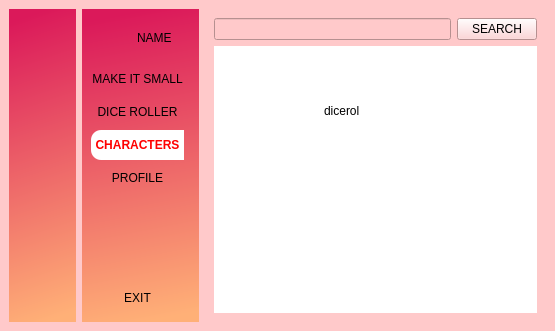
<?xml version="1.0" encoding="UTF-8"?>
<ui version="4.0">
 <class>MainWindow</class>
 <widget class="QMainWindow" name="MainWindow">
  <property name="geometry">
   <rect>
    <x>0</x>
    <y>0</y>
    <width>555</width>
    <height>324</height>
   </rect>
  </property>
  <property name="windowTitle">
   <string>MainWindow</string>
  </property>
  <property name="styleSheet">
   <string notr="true">background-color: rgb(255, 201, 202);
align:left</string>
  </property>
  <widget class="QWidget" name="centralwidget">
   <layout class="QGridLayout" name="gridLayout_4">
    <item row="0" column="0">
     <widget class="QWidget" name="icononlywidget" native="true">
      <property name="sizePolicy">
       <sizepolicy hsizetype="Minimum" vsizetype="Minimum">
        <horstretch>0</horstretch>
        <verstretch>0</verstretch>
       </sizepolicy>
      </property>
      <property name="minimumSize">
       <size>
        <width>67</width>
        <height>313</height>
       </size>
      </property>
      <property name="maximumSize">
       <size>
        <width>67</width>
        <height>313</height>
       </size>
      </property>
      <property name="styleSheet">
       <string notr="true">QWidget{background-color: qlineargradient(spread:pad, x1:0.452514, y1:0.011, x2:0.52514, y2:1, stop:0 rgba(219, 25, 90, 255), stop:1 rgba(255, 176, 119, 255));

}
QPushButton{
height:30px;
border:none;
background-color: transparent

}
QPushButton:checked{
background-color: white;
font-weight:bold;
color:red;
border-top-left-radius:10px;
border-bottom-left-radius:10px;
}</string>
      </property>
      <layout class="QGridLayout" name="gridLayout_2">
       <item row="0" column="0">
        <layout class="QVBoxLayout" name="verticalLayout">
         <item>
          <widget class="QLabel" name="label_7">
           <property name="minimumSize">
            <size>
             <width>40</width>
             <height>40</height>
            </size>
           </property>
           <property name="maximumSize">
            <size>
             <width>40</width>
             <height>40</height>
            </size>
           </property>
           <property name="styleSheet">
            <string notr="true">background-color:transparent
</string>
           </property>
           <property name="text">
            <string/>
           </property>
           <property name="pixmap">
            <pixmap resource="resources.qrc">:/newPrefix/imageswithbackground/admin-removebg-preview.png</pixmap>
           </property>
           <property name="scaledContents">
            <bool>true</bool>
           </property>
           <property name="alignment">
            <set>Qt::AlignCenter</set>
           </property>
           <property name="wordWrap">
            <bool>false</bool>
           </property>
           <property name="margin">
            <number>0</number>
           </property>
           <property name="indent">
            <number>0</number>
           </property>
          </widget>
         </item>
         <item>
          <widget class="QPushButton" name="WidgetPB1">
           <property name="text">
            <string/>
           </property>
           <property name="icon">
            <iconset resource="resources.qrc">
             <normaloff>:/newPrefix/imageswithbackground/widget.png</normaloff>:/newPrefix/imageswithbackground/widget.png</iconset>
           </property>
           <property name="iconSize">
            <size>
             <width>18</width>
             <height>18</height>
            </size>
           </property>
           <property name="checkable">
            <bool>true</bool>
           </property>
           <property name="autoExclusive">
            <bool>true</bool>
           </property>
          </widget>
         </item>
         <item>
          <widget class="QPushButton" name="DiceRollerPB1">
           <property name="text">
            <string/>
           </property>
           <property name="icon">
            <iconset resource="resources.qrc">
             <normaloff>:/newPrefix/imageswithbackground/diceroll.png</normaloff>:/newPrefix/imageswithbackground/diceroll.png</iconset>
           </property>
           <property name="iconSize">
            <size>
             <width>18</width>
             <height>18</height>
            </size>
           </property>
           <property name="checkable">
            <bool>true</bool>
           </property>
           <property name="autoExclusive">
            <bool>true</bool>
           </property>
          </widget>
         </item>
         <item>
          <widget class="QPushButton" name="CharacterPB1">
           <property name="styleSheet">
            <string notr="true"/>
           </property>
           <property name="text">
            <string/>
           </property>
           <property name="icon">
            <iconset resource="resources.qrc">
             <normaloff>:/newPrefix/imageswithbackground/character.png</normaloff>:/newPrefix/imageswithbackground/character.png</iconset>
           </property>
           <property name="iconSize">
            <size>
             <width>18</width>
             <height>18</height>
            </size>
           </property>
           <property name="checkable">
            <bool>true</bool>
           </property>
           <property name="autoExclusive">
            <bool>true</bool>
           </property>
          </widget>
         </item>
         <item>
          <widget class="QPushButton" name="ProfilePB1">
           <property name="text">
            <string/>
           </property>
           <property name="icon">
            <iconset resource="resources.qrc">
             <normaloff>:/newPrefix/imageswithbackground/dashboard.png</normaloff>:/newPrefix/imageswithbackground/dashboard.png</iconset>
           </property>
           <property name="iconSize">
            <size>
             <width>18</width>
             <height>18</height>
            </size>
           </property>
           <property name="checkable">
            <bool>true</bool>
           </property>
           <property name="autoExclusive">
            <bool>true</bool>
           </property>
          </widget>
         </item>
         <item>
          <spacer name="verticalSpacer_2">
           <property name="orientation">
            <enum>Qt::Vertical</enum>
           </property>
           <property name="sizeHint" stdset="0">
            <size>
             <width>20</width>
             <height>771</height>
            </size>
           </property>
          </spacer>
         </item>
         <item>
          <widget class="QPushButton" name="ExitPB1">
           <property name="text">
            <string/>
           </property>
           <property name="icon">
            <iconset resource="resources.qrc">
             <normaloff>:/newPrefix/imageswithbackground/exit button.png</normaloff>:/newPrefix/imageswithbackground/exit button.png</iconset>
           </property>
           <property name="iconSize">
            <size>
             <width>18</width>
             <height>18</height>
            </size>
           </property>
           <property name="checkable">
            <bool>true</bool>
           </property>
           <property name="autoExclusive">
            <bool>true</bool>
           </property>
          </widget>
         </item>
        </layout>
       </item>
      </layout>
     </widget>
    </item>
    <item row="0" column="1">
     <widget class="QWidget" name="iconnamewidget" native="true">
      <property name="sizePolicy">
       <sizepolicy hsizetype="Minimum" vsizetype="Minimum">
        <horstretch>0</horstretch>
        <verstretch>0</verstretch>
       </sizepolicy>
      </property>
      <property name="minimumSize">
       <size>
        <width>117</width>
        <height>313</height>
       </size>
      </property>
      <property name="maximumSize">
       <size>
        <width>169</width>
        <height>400</height>
       </size>
      </property>
      <property name="styleSheet">
       <string notr="true">QWidget{
background-color: qlineargradient(spread:pad, x1:0.452514, y1:0.011, x2:0.52514, y2:1, stop:0 rgba(219, 25, 90, 255), stop:1 rgba(255, 176, 119, 255));
	border-color: qlineargradient(spread:pad, x1:0, y1:1, x2:0, y2:0, stop:0 rgba(0, 0, 0, 255), stop:0.05 rgba(14, 8, 73, 255), stop:0.36 rgba(28, 17, 145, 255), stop:0.6 rgba(126, 14, 81, 255), stop:0.75 rgba(234, 11, 11, 255), stop:0.79 rgba(244, 70, 5, 255), stop:0.86 rgba(255, 136, 0, 255), stop:0.935 rgba(239, 236, 55, 255));

}
QPushButton{
height:30px;
border:none;
background-color:transparent

}
QPushButton:checked{
background-color: white;
font-weight:bold;
color:red;
border-top-left-radius:10px;
border-bottom-left-radius:10px;
}</string>
      </property>
      <layout class="QGridLayout" name="gridLayout">
       <item row="0" column="0">
        <layout class="QHBoxLayout" name="horizontalLayout_2">
         <item>
          <widget class="QLabel" name="label_8">
           <property name="minimumSize">
            <size>
             <width>40</width>
             <height>40</height>
            </size>
           </property>
           <property name="maximumSize">
            <size>
             <width>40</width>
             <height>40</height>
            </size>
           </property>
           <property name="styleSheet">
            <string notr="true">background-color: transparent;</string>
           </property>
           <property name="text">
            <string/>
           </property>
           <property name="pixmap">
            <pixmap resource="resources.qrc">:/newPrefix/imageswithbackground/admin-removebg-preview.png</pixmap>
           </property>
           <property name="scaledContents">
            <bool>true</bool>
           </property>
           <property name="alignment">
            <set>Qt::AlignCenter</set>
           </property>
           <property name="wordWrap">
            <bool>false</bool>
           </property>
           <property name="margin">
            <number>0</number>
           </property>
           <property name="indent">
            <number>0</number>
           </property>
          </widget>
         </item>
         <item>
          <widget class="QLabel" name="label">
           <property name="styleSheet">
            <string notr="true">font: 8pt &quot;MS Sans Serif&quot;;
fontstyle:bold;
background-color: transparent;</string>
           </property>
           <property name="text">
            <string>NAME</string>
           </property>
          </widget>
         </item>
        </layout>
       </item>
       <item row="1" column="0">
        <layout class="QVBoxLayout" name="verticalLayout_2">
         <property name="spacing">
          <number>3</number>
         </property>
         <property name="leftMargin">
          <number>0</number>
         </property>
         <property name="topMargin">
          <number>0</number>
         </property>
         <property name="rightMargin">
          <number>6</number>
         </property>
         <item>
          <widget class="QPushButton" name="WidgetPB2">
           <property name="sizePolicy">
            <sizepolicy hsizetype="Preferred" vsizetype="Preferred">
             <horstretch>0</horstretch>
             <verstretch>0</verstretch>
            </sizepolicy>
           </property>
           <property name="styleSheet">
            <string notr="true"/>
           </property>
           <property name="text">
            <string>MAKE IT SMALL</string>
           </property>
           <property name="icon">
            <iconset resource="resources.qrc">
             <normaloff>:/newPrefix/imageswithbackground/widget.png</normaloff>:/newPrefix/imageswithbackground/widget.png</iconset>
           </property>
           <property name="iconSize">
            <size>
             <width>18</width>
             <height>18</height>
            </size>
           </property>
           <property name="checkable">
            <bool>true</bool>
           </property>
           <property name="autoExclusive">
            <bool>true</bool>
           </property>
          </widget>
         </item>
         <item>
          <widget class="QPushButton" name="DiceRollerPB2">
           <property name="sizePolicy">
            <sizepolicy hsizetype="Preferred" vsizetype="Preferred">
             <horstretch>0</horstretch>
             <verstretch>0</verstretch>
            </sizepolicy>
           </property>
           <property name="styleSheet">
            <string notr="true"/>
           </property>
           <property name="text">
            <string>DICE ROLLER</string>
           </property>
           <property name="icon">
            <iconset resource="resources.qrc">
             <normaloff>:/newPrefix/imageswithbackground/diceroll.png</normaloff>:/newPrefix/imageswithbackground/diceroll.png</iconset>
           </property>
           <property name="iconSize">
            <size>
             <width>18</width>
             <height>18</height>
            </size>
           </property>
           <property name="checkable">
            <bool>true</bool>
           </property>
           <property name="checked">
            <bool>false</bool>
           </property>
           <property name="autoExclusive">
            <bool>true</bool>
           </property>
          </widget>
         </item>
         <item>
          <widget class="QPushButton" name="CharactersPB2">
           <property name="sizePolicy">
            <sizepolicy hsizetype="Preferred" vsizetype="Preferred">
             <horstretch>0</horstretch>
             <verstretch>0</verstretch>
            </sizepolicy>
           </property>
           <property name="minimumSize">
            <size>
             <width>0</width>
             <height>0</height>
            </size>
           </property>
           <property name="styleSheet">
            <string notr="true"/>
           </property>
           <property name="text">
            <string>CHARACTERS</string>
           </property>
           <property name="icon">
            <iconset resource="resources.qrc">
             <normaloff>:/newPrefix/imageswithbackground/character.png</normaloff>:/newPrefix/imageswithbackground/character.png</iconset>
           </property>
           <property name="iconSize">
            <size>
             <width>18</width>
             <height>18</height>
            </size>
           </property>
           <property name="checkable">
            <bool>true</bool>
           </property>
           <property name="checked">
            <bool>true</bool>
           </property>
           <property name="autoExclusive">
            <bool>true</bool>
           </property>
          </widget>
         </item>
         <item>
          <widget class="QPushButton" name="ProfilePB2">
           <property name="sizePolicy">
            <sizepolicy hsizetype="Preferred" vsizetype="Preferred">
             <horstretch>0</horstretch>
             <verstretch>0</verstretch>
            </sizepolicy>
           </property>
           <property name="minimumSize">
            <size>
             <width>23</width>
             <height>20</height>
            </size>
           </property>
           <property name="styleSheet">
            <string notr="true"/>
           </property>
           <property name="text">
            <string>PROFILE</string>
           </property>
           <property name="icon">
            <iconset resource="resources.qrc">
             <normaloff>:/newPrefix/imageswithbackground/dashboard.png</normaloff>:/newPrefix/imageswithbackground/dashboard.png</iconset>
           </property>
           <property name="iconSize">
            <size>
             <width>18</width>
             <height>18</height>
            </size>
           </property>
           <property name="checkable">
            <bool>true</bool>
           </property>
           <property name="checked">
            <bool>false</bool>
           </property>
           <property name="autoRepeat">
            <bool>false</bool>
           </property>
           <property name="autoExclusive">
            <bool>true</bool>
           </property>
          </widget>
         </item>
         <item>
          <spacer name="verticalSpacer_3">
           <property name="orientation">
            <enum>Qt::Vertical</enum>
           </property>
           <property name="sizeHint" stdset="0">
            <size>
             <width>20</width>
             <height>78</height>
            </size>
           </property>
          </spacer>
         </item>
         <item>
          <widget class="QPushButton" name="ExitPB2">
           <property name="styleSheet">
            <string notr="true"/>
           </property>
           <property name="text">
            <string>EXIT</string>
           </property>
           <property name="icon">
            <iconset resource="resources.qrc">
             <normaloff>:/newPrefix/imageswithbackground/exit button.png</normaloff>:/newPrefix/imageswithbackground/exit button.png</iconset>
           </property>
           <property name="iconSize">
            <size>
             <width>18</width>
             <height>18</height>
            </size>
           </property>
           <property name="checkable">
            <bool>true</bool>
           </property>
           <property name="autoExclusive">
            <bool>true</bool>
           </property>
          </widget>
         </item>
        </layout>
       </item>
      </layout>
     </widget>
    </item>
    <item row="0" column="2">
     <widget class="QWidget" name="mainmenu" native="true">
      <property name="maximumSize">
       <size>
        <width>10000</width>
        <height>10000</height>
       </size>
      </property>
      <property name="layoutDirection">
       <enum>Qt::LeftToRight</enum>
      </property>
      <layout class="QGridLayout" name="gridLayout_3">
       <item row="0" column="0">
        <layout class="QHBoxLayout" name="horizontalLayout">
         <item>
          <widget class="QLineEdit" name="lineEdit"/>
         </item>
         <item>
          <widget class="QPushButton" name="pushButton">
           <property name="text">
            <string>SEARCH</string>
           </property>
           <property name="icon">
            <iconset resource="resources.qrc">
             <normaloff>:/newPrefix/imageswithbackground/search.png</normaloff>:/newPrefix/imageswithbackground/search.png</iconset>
           </property>
          </widget>
         </item>
        </layout>
       </item>
       <item row="1" column="0">
        <widget class="QStackedWidget" name="stackedWidget">
         <property name="maximumSize">
          <size>
           <width>50000</width>
           <height>50000</height>
          </size>
         </property>
         <property name="styleSheet">
          <string notr="true">background-color: rgb(255, 255, 255);</string>
         </property>
         <widget class="QWidget" name="Dicerollerpage">
          <widget class="QLabel" name="label_2">
           <property name="geometry">
            <rect>
             <x>110</x>
             <y>60</y>
             <width>35</width>
             <height>10</height>
            </rect>
           </property>
           <property name="text">
            <string>diceroller</string>
           </property>
          </widget>
         </widget>
         <widget class="QWidget" name="Characterspage">
          <widget class="QLabel" name="label_3">
           <property name="geometry">
            <rect>
             <x>110</x>
             <y>90</y>
             <width>35</width>
             <height>10</height>
            </rect>
           </property>
           <property name="text">
            <string>character</string>
           </property>
          </widget>
         </widget>
         <widget class="QWidget" name="Profilepage">
          <widget class="QLabel" name="label_4">
           <property name="geometry">
            <rect>
             <x>120</x>
             <y>80</y>
             <width>35</width>
             <height>10</height>
            </rect>
           </property>
           <property name="text">
            <string>Profile</string>
           </property>
          </widget>
         </widget>
        </widget>
       </item>
      </layout>
     </widget>
    </item>
   </layout>
  </widget>
 </widget>
 <resources>
  <include location="resources.qrc"/>
 </resources>
 <connections>
  <connection>
   <sender>WidgetPB1</sender>
   <signal>pressed()</signal>
   <receiver>iconnamewidget</receiver>
   <slot>show()</slot>
   <hints>
    <hint type="sourcelabel">
     <x>44</x>
     <y>68</y>
    </hint>
    <hint type="destinationlabel">
     <x>151</x>
     <y>263</y>
    </hint>
   </hints>
  </connection>
  <connection>
   <sender>WidgetPB2</sender>
   <signal>pressed()</signal>
   <receiver>iconnamewidget</receiver>
   <slot>hide()</slot>
   <hints>
    <hint type="sourcelabel">
     <x>131</x>
     <y>66</y>
    </hint>
    <hint type="destinationlabel">
     <x>124</x>
     <y>234</y>
    </hint>
   </hints>
  </connection>
  <connection>
   <sender>ProfilePB1</sender>
   <signal>toggled(bool)</signal>
   <receiver>ProfilePB2</receiver>
   <slot>setChecked(bool)</slot>
   <hints>
    <hint type="sourcelabel">
     <x>43</x>
     <y>175</y>
    </hint>
    <hint type="destinationlabel">
     <x>108</x>
     <y>175</y>
    </hint>
   </hints>
  </connection>
  <connection>
   <sender>CharacterPB1</sender>
   <signal>toggled(bool)</signal>
   <receiver>CharactersPB2</receiver>
   <slot>setChecked(bool)</slot>
   <hints>
    <hint type="sourcelabel">
     <x>44</x>
     <y>139</y>
    </hint>
    <hint type="destinationlabel">
     <x>142</x>
     <y>141</y>
    </hint>
   </hints>
  </connection>
  <connection>
   <sender>DiceRollerPB1</sender>
   <signal>toggled(bool)</signal>
   <receiver>DiceRollerPB2</receiver>
   <slot>setChecked(bool)</slot>
   <hints>
    <hint type="sourcelabel">
     <x>39</x>
     <y>108</y>
    </hint>
    <hint type="destinationlabel">
     <x>92</x>
     <y>108</y>
    </hint>
   </hints>
  </connection>
  <connection>
   <sender>ProfilePB2</sender>
   <signal>toggled(bool)</signal>
   <receiver>ProfilePB1</receiver>
   <slot>setChecked(bool)</slot>
   <hints>
    <hint type="sourcelabel">
     <x>109</x>
     <y>167</y>
    </hint>
    <hint type="destinationlabel">
     <x>32</x>
     <y>165</y>
    </hint>
   </hints>
  </connection>
  <connection>
   <sender>CharactersPB2</sender>
   <signal>toggled(bool)</signal>
   <receiver>CharacterPB1</receiver>
   <slot>setChecked(bool)</slot>
   <hints>
    <hint type="sourcelabel">
     <x>114</x>
     <y>134</y>
    </hint>
    <hint type="destinationlabel">
     <x>20</x>
     <y>138</y>
    </hint>
   </hints>
  </connection>
  <connection>
   <sender>DiceRollerPB2</sender>
   <signal>toggled(bool)</signal>
   <receiver>DiceRollerPB1</receiver>
   <slot>setChecked(bool)</slot>
   <hints>
    <hint type="sourcelabel">
     <x>109</x>
     <y>100</y>
    </hint>
    <hint type="destinationlabel">
     <x>47</x>
     <y>104</y>
    </hint>
   </hints>
  </connection>
  <connection>
   <sender>ExitPB1</sender>
   <signal>clicked(bool)</signal>
   <receiver>MainWindow</receiver>
   <slot>close()</slot>
   <hints>
    <hint type="sourcelabel">
     <x>46</x>
     <y>299</y>
    </hint>
    <hint type="destinationlabel">
     <x>67</x>
     <y>370</y>
    </hint>
   </hints>
  </connection>
  <connection>
   <sender>ExitPB2</sender>
   <signal>clicked()</signal>
   <receiver>MainWindow</receiver>
   <slot>close()</slot>
   <hints>
    <hint type="sourcelabel">
     <x>130</x>
     <y>294</y>
    </hint>
    <hint type="destinationlabel">
     <x>131</x>
     <y>401</y>
    </hint>
   </hints>
  </connection>
 </connections>
</ui>
